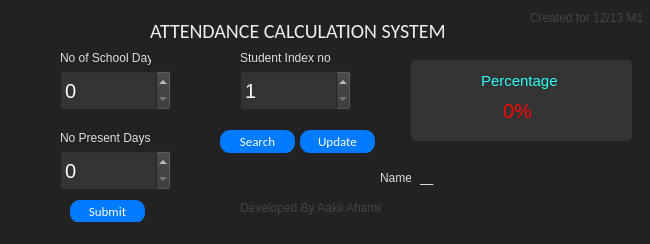
<?xml version="1.0" encoding="UTF-8"?>
<ui version="4.0">
 <class>AttendanceSystem</class>
 <widget class="QMainWindow" name="AttendanceSystem">
  <property name="geometry">
   <rect>
    <x>0</x>
    <y>0</y>
    <width>650</width>
    <height>244</height>
   </rect>
  </property>
  <property name="minimumSize">
   <size>
    <width>650</width>
    <height>244</height>
   </size>
  </property>
  <property name="maximumSize">
   <size>
    <width>650</width>
    <height>244</height>
   </size>
  </property>
  <property name="windowTitle">
   <string>Attendance System - 1.0.1</string>
  </property>
  <property name="windowIcon">
   <iconset theme="attendance.ico">
    <normaloff>.</normaloff>.</iconset>
  </property>
  <property name="layoutDirection">
   <enum>Qt::LeftToRight</enum>
  </property>
  <property name="autoFillBackground">
   <bool>false</bool>
  </property>
  <property name="styleSheet">
   <string notr="true">background-color:#222222;</string>
  </property>
  <widget class="QWidget" name="centralwidget">
   <widget class="QLabel" name="label">
    <property name="geometry">
     <rect>
      <x>150</x>
      <y>10</y>
      <width>301</width>
      <height>41</height>
     </rect>
    </property>
    <property name="styleSheet">
     <string notr="true">font-family:Calibri;
font-size:20px;
color:#eeeeee;</string>
    </property>
    <property name="text">
     <string>ATTENDANCE CALCULATION SYSTEM </string>
    </property>
   </widget>
   <widget class="QSpinBox" name="numberOfSchoolDays">
    <property name="geometry">
     <rect>
      <x>60</x>
      <y>70</y>
      <width>111</width>
      <height>41</height>
     </rect>
    </property>
    <property name="styleSheet">
     <string notr="true">font-size:20px;
color:white;

background-color:#333333;</string>
    </property>
   </widget>
   <widget class="QSpinBox" name="numberOfPresentDays">
    <property name="geometry">
     <rect>
      <x>60</x>
      <y>150</y>
      <width>111</width>
      <height>41</height>
     </rect>
    </property>
    <property name="styleSheet">
     <string notr="true">font-size:20px;
color:white;
background-color:#333333;</string>
    </property>
   </widget>
   <widget class="QFrame" name="frame">
    <property name="geometry">
     <rect>
      <x>411</x>
      <y>60</y>
      <width>221</width>
      <height>81</height>
     </rect>
    </property>
    <property name="styleSheet">
     <string notr="true">background-color:#333333;
border-radius:5px;</string>
    </property>
    <property name="frameShape">
     <enum>QFrame::StyledPanel</enum>
    </property>
    <property name="frameShadow">
     <enum>QFrame::Raised</enum>
    </property>
    <widget class="QLabel" name="label_5">
     <property name="geometry">
      <rect>
       <x>70</x>
       <y>10</y>
       <width>81</width>
       <height>21</height>
      </rect>
     </property>
     <property name="styleSheet">
      <string notr="true">color:#29fff8;
font-size:15px;</string>
     </property>
     <property name="text">
      <string>Percentage</string>
     </property>
    </widget>
    <widget class="QLabel" name="percentageValue">
     <property name="geometry">
      <rect>
       <x>66</x>
       <y>30</y>
       <width>81</width>
       <height>41</height>
      </rect>
     </property>
     <property name="layoutDirection">
      <enum>Qt::LeftToRight</enum>
     </property>
     <property name="styleSheet">
      <string notr="true">color:#ff0000;
font-size:20px;</string>
     </property>
     <property name="text">
      <string>0%</string>
     </property>
     <property name="alignment">
      <set>Qt::AlignCenter</set>
     </property>
    </widget>
   </widget>
   <widget class="QLabel" name="label_2">
    <property name="geometry">
     <rect>
      <x>60</x>
      <y>50</y>
      <width>91</width>
      <height>16</height>
     </rect>
    </property>
    <property name="styleSheet">
     <string notr="true">color:#dddddd;</string>
    </property>
    <property name="text">
     <string>No of School Days</string>
    </property>
   </widget>
   <widget class="QLabel" name="label_3">
    <property name="geometry">
     <rect>
      <x>60</x>
      <y>130</y>
      <width>91</width>
      <height>16</height>
     </rect>
    </property>
    <property name="styleSheet">
     <string notr="true">color:#dddddd;</string>
    </property>
    <property name="text">
     <string>No Present Days</string>
    </property>
   </widget>
   <widget class="QLabel" name="label_4">
    <property name="geometry">
     <rect>
      <x>240</x>
      <y>200</y>
      <width>141</width>
      <height>16</height>
     </rect>
    </property>
    <property name="styleSheet">
     <string notr="true">color:#444444;</string>
    </property>
    <property name="text">
     <string>Developed By Aakil Ahamed</string>
    </property>
   </widget>
   <widget class="QPushButton" name="submitButton">
    <property name="geometry">
     <rect>
      <x>70</x>
      <y>200</y>
      <width>75</width>
      <height>23</height>
     </rect>
    </property>
    <property name="styleSheet">
     <string notr="true">QPushButton{
border-radius:10px;
background-color:#007bff;
color:white;
font-family:Calibri;
font-size:13px;
}

QPushButton:hover{
	background-color:#0079bf;
}


</string>
    </property>
    <property name="text">
     <string>Submit</string>
    </property>
   </widget>
   <widget class="QSpinBox" name="studentIndexNo">
    <property name="geometry">
     <rect>
      <x>240</x>
      <y>70</y>
      <width>111</width>
      <height>41</height>
     </rect>
    </property>
    <property name="styleSheet">
     <string notr="true">font-size:20px;
color:white;

background-color:#333333;</string>
    </property>
    <property name="minimum">
     <number>1</number>
    </property>
    <property name="maximum">
     <number>50</number>
    </property>
   </widget>
   <widget class="QLabel" name="label_6">
    <property name="geometry">
     <rect>
      <x>240</x>
      <y>50</y>
      <width>91</width>
      <height>16</height>
     </rect>
    </property>
    <property name="styleSheet">
     <string notr="true">color:#dddddd;</string>
    </property>
    <property name="text">
     <string>Student Index no</string>
    </property>
   </widget>
   <widget class="QPushButton" name="searchButton">
    <property name="geometry">
     <rect>
      <x>220</x>
      <y>130</y>
      <width>75</width>
      <height>23</height>
     </rect>
    </property>
    <property name="styleSheet">
     <string notr="true">QPushButton{
border-radius:10px;
background-color:#007bff;
color:white;
font-family:Calibri;
font-size:13px;
}

QPushButton:hover{
	background-color:#0079bf;
}


</string>
    </property>
    <property name="text">
     <string>Search</string>
    </property>
   </widget>
   <widget class="QPushButton" name="updateButton">
    <property name="geometry">
     <rect>
      <x>300</x>
      <y>130</y>
      <width>75</width>
      <height>23</height>
     </rect>
    </property>
    <property name="styleSheet">
     <string notr="true">QPushButton{
border-radius:10px;
background-color:#007bff;
color:white;
font-family:Calibri;
font-size:13px;
}

QPushButton:hover{
	background-color:#0079bf;
}


</string>
    </property>
    <property name="text">
     <string>Update</string>
    </property>
   </widget>
   <widget class="QLabel" name="label_7">
    <property name="geometry">
     <rect>
      <x>530</x>
      <y>10</y>
      <width>141</width>
      <height>16</height>
     </rect>
    </property>
    <property name="styleSheet">
     <string notr="true">color:#444444;</string>
    </property>
    <property name="text">
     <string>Created for 12/13 M1</string>
    </property>
   </widget>
   <widget class="QLabel" name="label_8">
    <property name="geometry">
     <rect>
      <x>380</x>
      <y>170</y>
      <width>31</width>
      <height>16</height>
     </rect>
    </property>
    <property name="styleSheet">
     <string notr="true">color:#dddddd;</string>
    </property>
    <property name="text">
     <string>Name:</string>
    </property>
   </widget>
   <widget class="QLabel" name="label_9">
    <property name="geometry">
     <rect>
      <x>420</x>
      <y>170</y>
      <width>221</width>
      <height>16</height>
     </rect>
    </property>
    <property name="styleSheet">
     <string notr="true">color:#ffffff;</string>
    </property>
    <property name="text">
     <string>__</string>
    </property>
   </widget>
  </widget>
  <widget class="QStatusBar" name="statusbar"/>
 </widget>
 <resources/>
 <connections/>
</ui>
